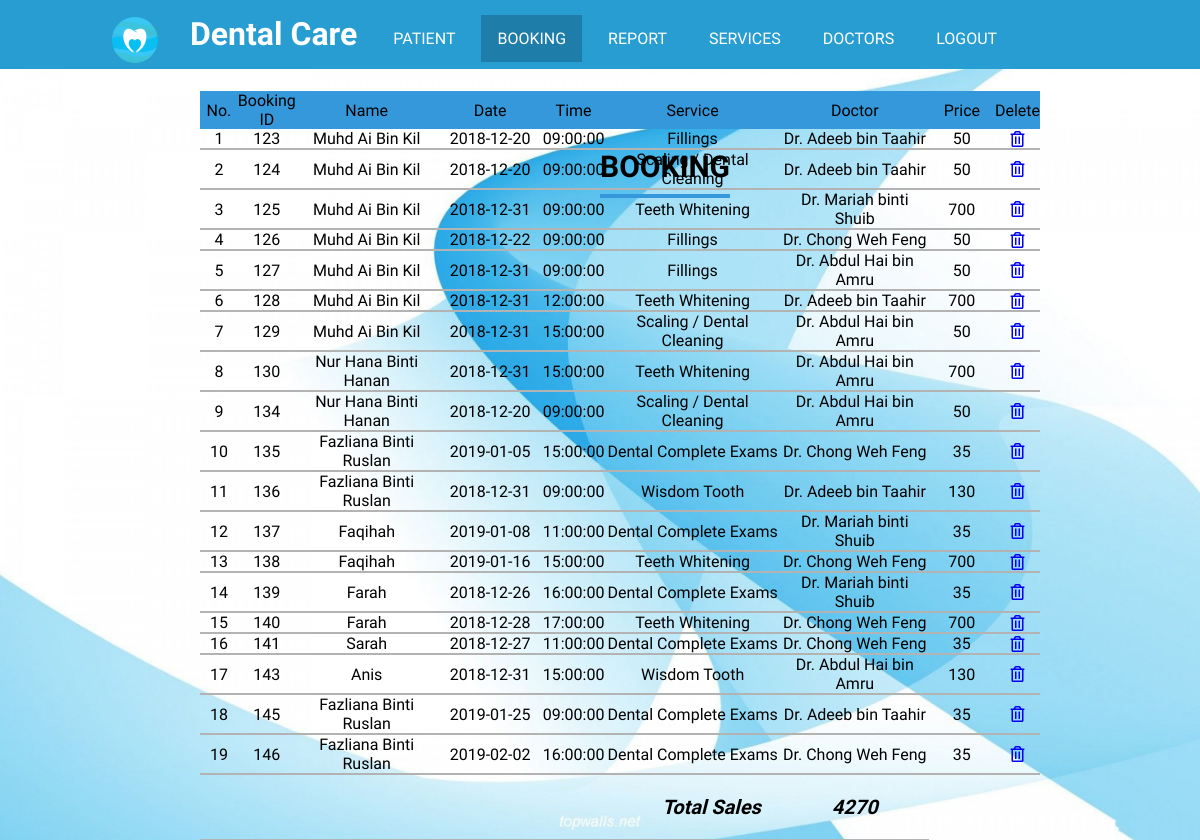
The app's page /bookingad.php with its own data.
### tables this page shows
CREATE TABLE `booking` (
  `booking_id` int(30) NOT NULL,
  `booking_date` date NOT NULL,
  `booking_time` time NOT NULL,
  `service_name` varchar(30) NOT NULL,
  `service_price` int(30) NOT NULL,
  `doctor_name` varchar(50) NOT NULL,
  `User_ID` int(30) NOT NULL,
  `Name` varchar(50) NOT NULL
);

### bookingad.php (the view, shortened to what this page needs)
<html>
<head>
<link rel="stylesheet" type="text/css" href="style.php"/>
<link rel="stylesheet" href="https://use.fontawesome.com/releases/v5.5.0/css/all.css">
</head>
<body>
<header>
<ul>
<li><img class='logo' src='picture/logo.png' width='50px' height='50px'></li>
<li><h1>Dental Care</h1></li>
<li><a href="patient.php">PATIENT</a></li>
<li><a class="active" href="bookingad.php">BOOKING</a></li>
<li><a href="report.php">REPORT</a></li>
<li><a href="servicesad.php">SERVICES</a></li>
<li><a href="doctorsad.php">DOCTORS</a></li>
<li><a href="logout.php" onClick="return confirm('Are You Sure?')">LOGOUT</a></li>
</ul>
</header>
<div class="content">
	<h1>Booking</h1>
	<table align="center" border="0" width="70%" cellpadding="5" cellspacing="0">
	<tr align="center">
		<td width="5%" style="background-color: #3498db;">No.</td>
		<td width="5%" style="background-color: #3498db;">Booking ID</td>
		<td width="20%" style="background-color: #3498db;">Name</td>
        <td width="15%" style="background-color: #3498db;">Date</td>
        <td width="1%"  style="background-color: #3498db;">Time</td>
        <td width="25%"  style="background-color: #3498db;">Service</td>
		<td width="20%" style="background-color: #3498db;">Doctor</td>
		<td width="20%" style="background-color: #3498db;">Price</td>
		<td width="15%" style="background-color: #3498db;">Delete</td>
    </tr>
	<?php
		include('connection.php');
		$sql = "SELECT * FROM booking";
		$result = mysqli_query($conn, $sql);
		$sql2 ="SELECT SUM(service_price) as Total FROM booking";
		$result2 = mysqli_query($conn,$sql2);
		$total=mysqli_fetch_array($result2);
		if ($result == TRUE)
		{
			$no = 0;
				while ($row=mysqli_fetch_array($result)){
					?>
	<tr class="row">
		<td style="border-bottom: 2px solid #b3b3b3;" align="center"><?php echo ++$no; ?></td>
		<td style="border-bottom: 2px solid #b3b3b3;" align="center"><?php echo $row['booking_id']; ?></td>
        <td style="border-bottom: 2px solid #b3b3b3;" align="center"><?php echo $row['Name'];?></td>
        <td style="border-bottom: 2px solid #b3b3b3;" align="center"><?php echo $row['booking_date'];?></td>
        <td style="border-bottom: 2px solid #b3b3b3;" align="center"><?php echo $row['booking_time'];?></td>
		<td style="border-bottom: 2px solid #b3b3b3;" align="center"><?php echo $row['service_name'];?></td>
		<td style="border-bottom: 2px solid #b3b3b3;" align="center"><?php echo $row['doctor_name'];?></td>
		<td style="border-bottom: 2px solid #b3b3b3;" align="center"><?php echo $row['service_price'];?></td>
        <td style="border-bottom: 2px solid #b3b3b3; text-align:center;" ><a href="delbooking.php?booking_id=<?php echo $row['booking_id']; ?>"
        onClick="return confirm('Are You Sure?')"><i class="far fa-trash-alt"></i></a></td><br>
    </tr>
	<?php
		}
			}
			else
			{ echo "0 Results";}
	?>
	<tr>
					<td style="border-bottom:1px solid #b3b3b3;" align="center"></td>
					<td style="border-bottom:1px solid #b3b3b3;" align="center"></td>
					<td style="border-bottom:1px solid #b3b3b3;" align="center"></td>
					<td style="border-bottom:1px solid #b3b3b3;" align="center"></td>
					<td class ="total" colspan='2' align='right' style= "border-bottom:1px solid #b3b3b3;" align="center"><b>Total Sales</b></td>
					<td class="total" style="border-bottom:1px solid #b3b3b3;" align="center"><b><?php echo $total['Total'];?></b></td>
				</tr>
</table>
</div>
</body>
</html>

### bookingad.php (style rules this page uses)
.content { padding-top: 80px; background-image: url('picture/background.jpg'); background-size: cover; background-position: center; font-family: 'Kodchasan', sans-serif; }
.content h1 { display: inline-block; text-transform: uppercase; border-bottom: 4px solid #3498db; font-size: 30px; padding-bottom: 10px; margin-bottom: -60px; margin-left: 600px; }
table { margin-left: 200px; margin-top: -400px; }
.total { margin-top: 600px; padding: 20px; font-size: 20px; font-style: italic; }

### records on screen
booking: booking_id "123", Name "Muhd Ai Bin Kil", booking_date "2018-12-20", booking_time "09:00:00", service_name "Fillings", doctor_name "Dr. Adeeb bin Taahir", service_price "50"
booking: booking_id "124", Name "Muhd Ai Bin Kil", booking_date "2018-12-20", booking_time "09:00:00", service_name "Scaling / Dental Cleaning", doctor_name "Dr. Adeeb bin Taahir", service_price "50"
booking: booking_id "125", Name "Muhd Ai Bin Kil", booking_date "2018-12-31", booking_time "09:00:00", service_name "Teeth Whitening", doctor_name "Dr. Mariah binti Shuib", service_price "700"
booking: booking_id "126", Name "Muhd Ai Bin Kil", booking_date "2018-12-22", booking_time "09:00:00", service_name "Fillings", doctor_name "Dr. Chong Weh Feng", service_price "50"
booking: booking_id "127", Name "Muhd Ai Bin Kil", booking_date "2018-12-31", booking_time "09:00:00", service_name "Fillings", doctor_name "Dr. Abdul Hai bin Amru", service_price "50"
booking: booking_id "128", Name "Muhd Ai Bin Kil", booking_date "2018-12-31", booking_time "12:00:00", service_name "Teeth Whitening", doctor_name "Dr. Adeeb bin Taahir", service_price "700"
booking: booking_id "129", Name "Muhd Ai Bin Kil", booking_date "2018-12-31", booking_time "15:00:00", service_name "Scaling / Dental Cleaning", doctor_name "Dr. Abdul Hai bin Amru", service_price "50"
booking: booking_id "130", Name "Nur Hana Binti Hanan", booking_date "2018-12-31", booking_time "15:00:00", service_name "Teeth Whitening", doctor_name "Dr. Abdul Hai bin Amru", service_price "700"
booking: booking_id "134", Name "Nur Hana Binti Hanan", booking_date "2018-12-20", booking_time "09:00:00", service_name "Scaling / Dental Cleaning", doctor_name "Dr. Abdul Hai bin Amru", service_price "50"
booking: booking_id "135", Name "Fazliana Binti Ruslan", booking_date "2019-01-05", booking_time "15:00:00", service_name "Dental Complete Exams", doctor_name "Dr. Chong Weh Feng", service_price "35"
booking: booking_id "136", Name "Fazliana Binti Ruslan", booking_date "2018-12-31", booking_time "09:00:00", service_name "Wisdom Tooth", doctor_name "Dr. Adeeb bin Taahir", service_price "130"
booking: booking_id "137", Name "Faqihah", booking_date "2019-01-08", booking_time "11:00:00", service_name "Dental Complete Exams", doctor_name "Dr. Mariah binti Shuib", service_price "35"
booking: booking_id "138", Name "Faqihah", booking_date "2019-01-16", booking_time "15:00:00", service_name "Teeth Whitening", doctor_name "Dr. Chong Weh Feng", service_price "700"
booking: booking_id "139", Name "Farah", booking_date "2018-12-26", booking_time "16:00:00", service_name "Dental Complete Exams", doctor_name "Dr. Mariah binti Shuib", service_price "35"
booking: booking_id "140", Name "Farah", booking_date "2018-12-28", booking_time "17:00:00", service_name "Teeth Whitening", doctor_name "Dr. Chong Weh Feng", service_price "700"
booking: booking_id "141", Name "Sarah", booking_date "2018-12-27", booking_time "11:00:00", service_name "Dental Complete Exams", doctor_name "Dr. Chong Weh Feng", service_price "35"
booking: booking_id "143", Name "Anis", booking_date "2018-12-31", booking_time "15:00:00", service_name "Wisdom Tooth", doctor_name "Dr. Abdul Hai bin Amru", service_price "130"
booking: booking_id "145", Name "Fazliana Binti Ruslan", booking_date "2019-01-25", booking_time "09:00:00", service_name "Dental Complete Exams", doctor_name "Dr. Adeeb bin Taahir", service_price "35"
booking: booking_id "146", Name "Fazliana Binti Ruslan", booking_date "2019-02-02", booking_time "16:00:00", service_name "Dental Complete Exams", doctor_name "Dr. Chong Weh Feng", service_price "35"

### other values on screen
$total['Total'] "4270"
